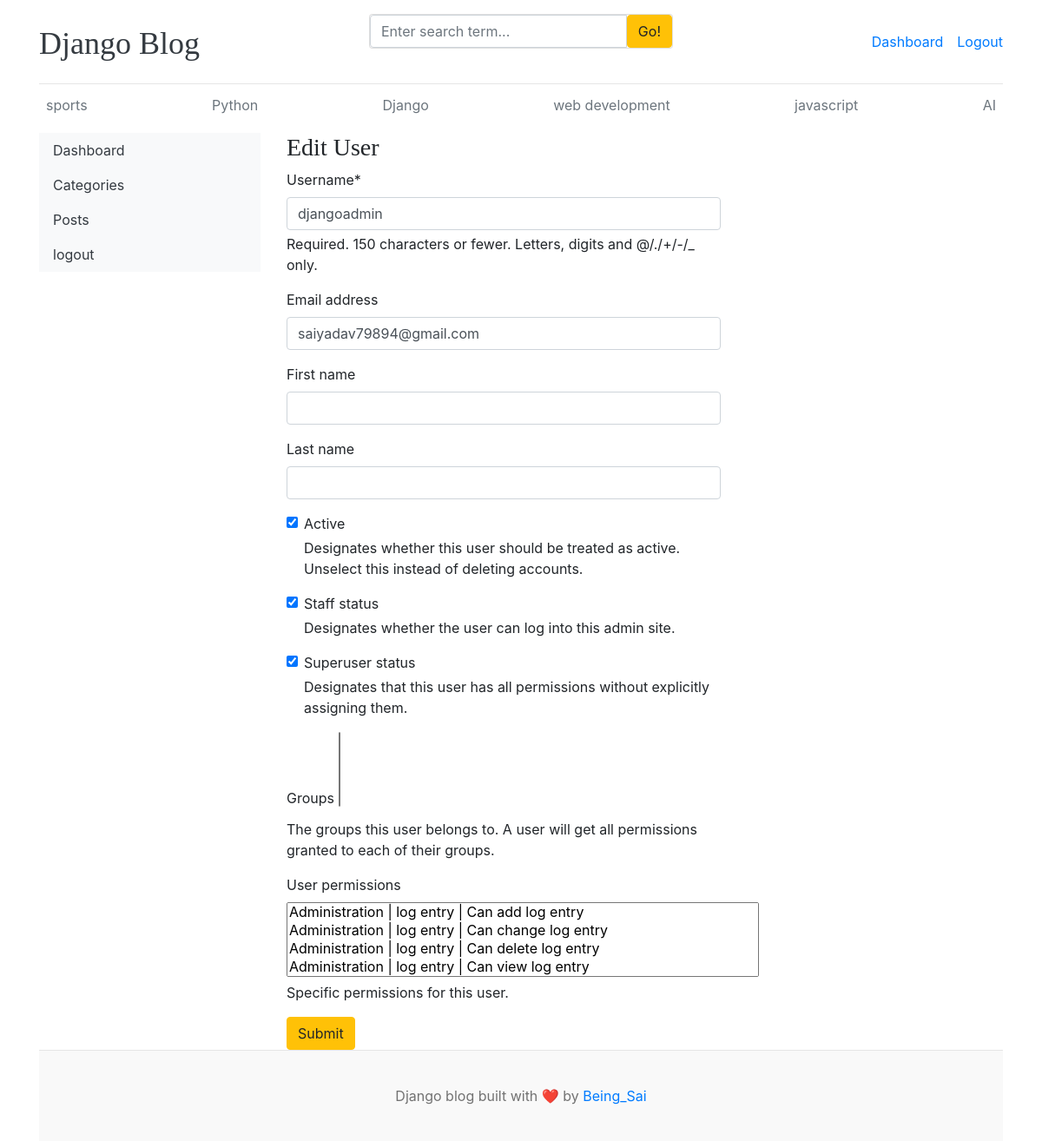
The app's page /dashboard/users/edit_user/1, older data.
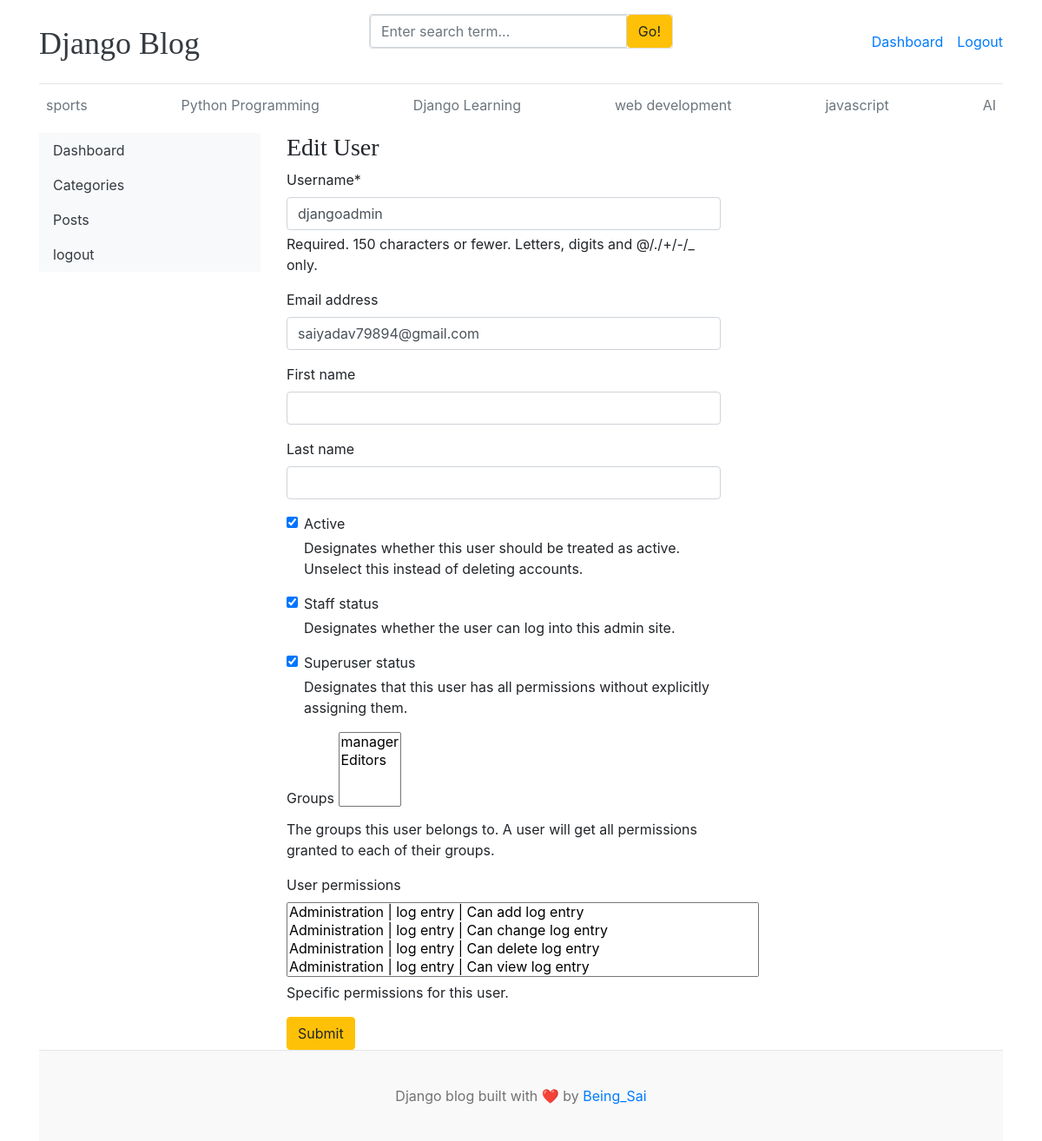
The same page, newer data.
### blogs/models.py (models this page shows, shortened)
class Category(models.Model):
    category_name = models.CharField(max_length=50)
    created_at = models.DateTimeField(auto_now_add=True)
    updated_at = models.DateTimeField(auto_now=True)
    class Meta:
        verbose_name_plural = 'categories'

### dashboards/views.py (the view, shortened to what this page needs)
# urls.py: path('users/edit_user/<int:pk>',views.edit_user,name="edit_user"),
def edit_user(request,pk):
    user = get_object_or_404(User,pk=pk)
    form = EditUserForm(instance=user)
    context = {
        "form":form,
        "user":user,
    }
    return render(request,'dashboard/edit_user.html',context)

### dashboards/forms.py
class EditUserForm(forms.ModelForm):
    class Meta:
        model = User
        fields = ('username','email','first_name','last_name','is_active','is_staff','is_superuser','groups','user_permissions',)

### blogs/context_preprocessors.py (called while the page is built)
def get_categories(request):
    return{
        "categories": Category.objects.all(),
    }

def get_social_links(request):
    return{
        "sociallinks": SocialLinks.objects.all()
    }

### templates/dashboard/edit_user.html (shortened to what this page needs)
{% extends 'base.html' %}
{% block content %}
{% load crispy_forms_tags %}
<div class="row">
    {% include 'dashboard/sidebar.html' %}
    <div class="col-md-9">
        <h3>Edit User</h3>
        <form action="{% url 'edit_user' user.id %}"  method="POST" style="width: 500px;">
            {{ form | crispy }}
            <button type="submit" class="btn btn-warning">Submit</button>
        </form>
    </div>
</div>
{% endblock %}

### templates/base.html (shortened to what this page needs)
{% load static %}
<!DOCTYPE html>
<html lang="en">
<head>
    <link href="https://getbootstrap.com/docs/4.0/dist/css/bootstrap.min.css" rel="stylesheet">
    <link href="{% static 'css/blog.css' %}" rel="stylesheet">
    <link rel="stylesheet" href="https://cdnjs.cloudflare.com/ajax/libs/font-awesome/4.7.0/css/font-awesome.min.css">
  </head>
<body>
    <div class="container">
      <header class="blog-header py-3">
        <div class="row flex-nowrap justify-content-between align-items-center">
          <div class="col-4 pt-1">
            <a class="blog-header-logo text-dark" href="/">Django Blog</a>
          </div>
          <div class="col-4">
            <form action="{% url 'search' %}" method=""GET>
            <div class="card mb-4">
                <div class="input-group">
                    <input name="keyword" value="{{keyword}}" type="text" class="form-control" placeholder="Enter search term..." name="keyword">
                    <button class="btn btn-warning" type="submit">Go!</button>
                </div>
            </div>
            </form>
          </div>
          <div class="col-4 d-flex justify-content-end align-items-center">
            {% if not user.is_authenticated %}
            <a class="btn btn-sm btn-warning" href="{% url 'login' %}">Login</a> &nbsp;
            <a class="btn btn-sm btn-outline-secondary" href="{% url 'register' %}">Register</a>
            {% else %}
            <span><a href="{% url 'dashboard' %}">Dashboard</a> </span>
            <span><a href="{% url 'logout' %}">Logout</a></span>
            {% endif %}
          </div>
        </div>
      </header>
      <div class="nav-scroller py-1 mb-2">
        <nav class="nav d-flex justify-content-between">
          {% for cat in categories %}
          <a class="p-2 text-muted" href="{% url 'post_by_category' cat.id %}">{{ cat.category_name}}</a>
          {% endfor %}
        </nav>
      </div>
{% block content %}
{% endblock%}
<footer class="blog-footer">
  <p>Django blog built with ❤️ by <a href="#">Being_Sai</a></p>
</footer>
</body>
</html>

Row changes from the older to the newer data that the page shows:
changed Category: category_name "Python" → "Python Programming"
changed Category: category_name "Django" → "Django Learning"
Text that changed along with them:
form field groups: (not shown) → "manager / Editors"
